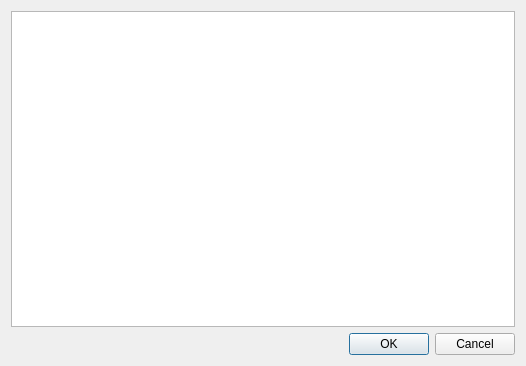
<?xml version="1.0" encoding="UTF-8"?>
<ui version="4.0">
 <class>DTablaBolas</class>
 <widget class="QDialog" name="DTablaBolas">
  <property name="geometry">
   <rect>
    <x>0</x>
    <y>0</y>
    <width>526</width>
    <height>366</height>
   </rect>
  </property>
  <property name="windowTitle">
   <string>Dialog</string>
  </property>
  <layout class="QVBoxLayout" name="verticalLayout">
   <item>
    <widget class="QTableView" name="vista"/>
   </item>
   <item>
    <widget class="QDialogButtonBox" name="buttonBox">
     <property name="orientation">
      <enum>Qt::Horizontal</enum>
     </property>
     <property name="standardButtons">
      <set>QDialogButtonBox::Cancel|QDialogButtonBox::Ok</set>
     </property>
    </widget>
   </item>
  </layout>
 </widget>
 <resources/>
 <connections>
  <connection>
   <sender>buttonBox</sender>
   <signal>accepted()</signal>
   <receiver>DTablaBolas</receiver>
   <slot>accept()</slot>
   <hints>
    <hint type="sourcelabel">
     <x>248</x>
     <y>254</y>
    </hint>
    <hint type="destinationlabel">
     <x>157</x>
     <y>274</y>
    </hint>
   </hints>
  </connection>
  <connection>
   <sender>buttonBox</sender>
   <signal>rejected()</signal>
   <receiver>DTablaBolas</receiver>
   <slot>reject()</slot>
   <hints>
    <hint type="sourcelabel">
     <x>316</x>
     <y>260</y>
    </hint>
    <hint type="destinationlabel">
     <x>286</x>
     <y>274</y>
    </hint>
   </hints>
  </connection>
 </connections>
</ui>
